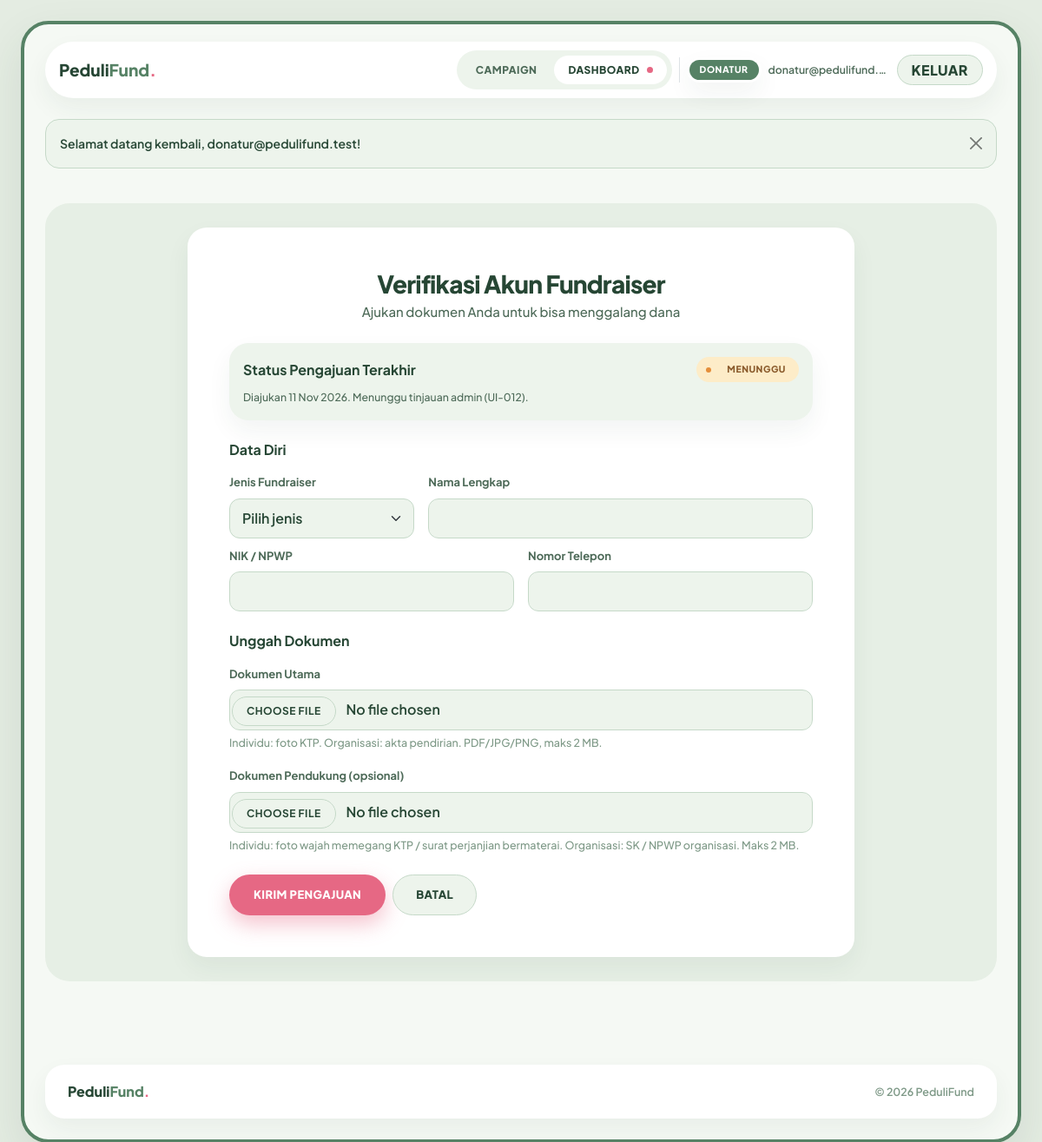
Page /ajukan_verifikasi.php (signed in) on the committed database.
### tables this page shows
CREATE TABLE IF NOT EXISTS verifikasi_fundraiser (
    id_verifikasi INT AUTO_INCREMENT PRIMARY KEY,
    id_user INT NOT NULL,
     
    jenis_fundraiser ENUM('Individu', 'Organisasi') NOT NULL,
    nama_lengkap VARCHAR(150) NOT NULL,
    nomor_identitas VARCHAR(50) NOT NULL,
    nomor_telepon VARCHAR(20) NOT NULL,
    dokumen_verifikasi VARCHAR(255) NOT NULL,
    dokumen_pendukung VARCHAR(255) NULL,
    status_dokumen ENUM('Menunggu', 'Valid', 'Ditolak') NOT NULL DEFAULT 'Menunggu',
    alasan_penolakan TEXT NULL,
    tanggal_pengajuan DATETIME NOT NULL DEFAULT CURRENT_TIMESTAMP,
    tanggal_keputusan DATETIME NULL,
    CONSTRAINT fk_verifikasi_pengguna
        FOREIGN KEY (id_user) REFERENCES pengguna (id_user)
        ON DELETE CASCADE ON UPDATE CASCADE
);

### app/controllers/AuthController.php (called while the page is built, shortened)
<?php
class AuthController
{
    private ?VerifikasiFundraiserEntity $verifikasiEntity;
    public function __construct(UserCredentialsDB $modelPengguna, ?VerifikasiFundraiserEntity $verifikasiEntity = null)
    {
        $this->verifikasiEntity = $verifikasiEntity;
    }
    public function tampilkanPengajuanVerifikasi(): void
    {
        $pengajuan = $this->verifikasiEntity !== null
            ? $this->verifikasiEntity->ambilTerbaruByUser(idPenggunaAktif())
            : null;
        $bolehAjukan = $pengajuan === null
            || $pengajuan['status_dokumen'] !== 'Ditolak'
            || bolehAjukanUlang($pengajuan['tanggal_keputusan'], date('Y-m-d'));
        $old = $_SESSION['old'] ?? [];
        require __DIR__ . '/../../views/auth/ajukan_verifikasi.php';
    }
}

### ajukan_verifikasi.php (called while the page is built)
<?php
require_once 'app/bootstrap.php';
$controller = new AuthController(new UserCredentialsDB($pdo), new VerifikasiFundraiserEntity($pdo));
$controller->tampilkanPengajuanVerifikasi();

### app/helpers/fungsi.php (called while the page is built, shortened)
<?php
function e($teks): string
{
    return htmlspecialchars((string) $teks, ENT_QUOTES, 'UTF-8');
}
function formatTanggal($tanggal): string
{
    $waktu = strtotime((string) $tanggal);
    $daftarBulan = [
        1 => 'Jan', 2 => 'Feb', 3 => 'Mar', 4 => 'Apr',
        5 => 'Mei', 6 => 'Jun', 7 => 'Jul', 8 => 'Agu',
        9 => 'Sep', 10 => 'Okt', 11 => 'Nov', 12 => 'Des'
    ];
    $hari = date('j', $waktu);
    $bulan = $daftarBulan[(int) date('n', $waktu)] ?? date('M', $waktu);
    $tahun = date('Y', $waktu);
    return $hari . ' ' . $bulan . ' ' . $tahun;
}
function kelasBadgeStatus($status): string
{
    $kelas = [
        'Pending'       => 'pf-badge--pending',
        'Menunggu'      => 'pf-badge--pending',
        'Aktif'         => 'pf-badge--aktif',
        'Disetujui'     => 'pf-badge--aktif',
        'Dicairkan'     => 'pf-badge--aktif',
        'Valid'         => 'pf-badge--aktif',
        'Ditolak'       => 'pf-badge--ditolak',
        'Dibekukan'     => 'pf-badge--ditolak',
        'Selesai'       => 'pf-badge--selesai',
        'Terverifikasi' => 'pf-badge--selesai',
    ];
    return $kelas[$status] ?? 'pf-badge--netral';
}
function idPenggunaAktif(): int
{
    if (!empty($_SESSION['pengguna_aktif']['id_user'])) {
        return (int) $_SESSION['pengguna_aktif']['id_user'];
    }
    return defined('ID_FUNDRAISER_SEMENTARA') ? ID_FUNDRAISER_SEMENTARA : 1;
}

### app/models/VerifikasiFundraiserEntity.php (called while the page is built, shortened)
<?php
class VerifikasiFundraiserEntity
{
    private PDO $pdo;
    public function __construct(PDO $pdo)
    {
        $this->pdo = $pdo;
    }
    public function ambilTerbaruByUser(int $idUser): ?array
    {
        $pernyataan = $this->pdo->prepare(
            'SELECT * FROM verifikasi_fundraiser
             WHERE id_user = :id_user
             ORDER BY id_verifikasi DESC
             LIMIT 1'
        );
        $pernyataan->execute([':id_user' => $idUser]);
        $pengajuan = $pernyataan->fetch();
        return $pengajuan !== false ? $pengajuan : null;
    }
}

### views/auth/ajukan_verifikasi.php (the view, shortened to what this page needs)
<?php
require __DIR__ . '/../layout/header.php';
$nilaiLama = static function (string $nama) use ($old): string {
    return e((string) ($old[$nama] ?? ''));
};
?>
<section class="bagian-halaman py-4">
    <div class="pf-tray">
        <div class="row justify-content-center">
            <div class="col-12 col-lg-9">
                <div class="pf-card p-4 p-md-5">
                    <div class="text-center mb-4">
                        <h1 class="pf-h1 fs-3">Verifikasi Akun Fundraiser</h1>
                        <p class="pf-subjudul mb-0 mt-1">Ajukan dokumen Anda untuk bisa menggalang dana</p>
                    </div>
                    <?php if ($pengajuan !== null): ?>
                        <div class="pf-card p-3 mb-4" style="background: var(--green-pale);">
                            <div class="d-flex flex-wrap justify-content-between align-items-center gap-2">
                                <h2 class="h6 fw-bold mb-0" style="color: var(--green-deep);">Status Pengajuan Terakhir</h2>
                                <span class="pf-badge <?= e(kelasBadgeStatus($pengajuan['status_dokumen'])) ?>">
                                    <span class="pf-badge-pil"><?= e($pengajuan['status_dokumen']) ?></span>
                                </span>
                            </div>
                            <p class="small mb-0 mt-2" style="color: var(--text-body);">
                                Diajukan <?= e(formatTanggal((string) $pengajuan['tanggal_pengajuan'])) ?>.
                                <?php if ($pengajuan['status_dokumen'] === 'Ditolak'): ?>
                                    Alasan: <?= e((string) ($pengajuan['alasan_penolakan'] ?? '-')) ?>.
                                    <?= $bolehAjukan ? 'Anda dapat mengajukan ulang sekarang.' : 'Pengajuan ulang dapat dilakukan 14 hari setelah penolakan.' ?>
                                <?php elseif ($pengajuan['status_dokumen'] === 'Valid'): ?>
                                    Akun Anda terverifikasi sebagai penggalang dana.
                                <?php else: ?>
                                    Menunggu tinjauan admin (UI-012).
                                <?php endif; ?>
                            </p>
                        </div>
                    <?php endif; ?>
                    <?php if ($bolehAjukan): ?>
                        <form action="<?= e(BASE_URL) ?>/kirim_ajukan_verifikasi.php" method="post" enctype="multipart/form-data" novalidate>
                            <h3 class="h6 fw-bold mb-3" style="color: var(--green-deep);">Data Diri</h3>
                            <div class="row g-3 mb-2">
                                <div class="col-md-4">
                                    <label class="form-label" for="jenis_fundraiser">Jenis Fundraiser</label>
                                    <select class="form-select" id="jenis_fundraiser" name="jenis_fundraiser" required>
                                        <option value="">Pilih jenis</option>
                                    </select>
                                </div>
                                <div class="col-md-8">
                                    <label class="form-label" for="nama_lengkap">Nama Lengkap</label>
                                    <input class="form-control" type="text" id="nama_lengkap" name="nama_lengkap" maxlength="150" required value="<?= $nilaiLama('nama_lengkap') ?>">
                                </div>
                            </div>
                            <div class="row g-3 mb-4">
                                <div class="col-md-6">
                                    <label class="form-label" for="nomor_identitas">NIK / NPWP</label>
                                    <input class="form-control" type="text" id="nomor_identitas" name="nomor_identitas" maxlength="50" required value="<?= $nilaiLama('nomor_identitas') ?>">
                                </div>
                                <div class="col-md-6">
                                    <label class="form-label" for="nomor_telepon">Nomor Telepon</label>
                                    <input class="form-control" type="text" id="nomor_telepon" name="nomor_telepon" maxlength="20" required value="<?= $nilaiLama('nomor_telepon') ?>">
                                </div>
                            </div>
                            <h3 class="h6 fw-bold mb-3" style="color: var(--green-deep);">Unggah Dokumen</h3>
                            <div class="mb-3">
                                <label class="form-label" for="dokumen_verifikasi">Dokumen Utama</label>
                                <input class="form-control" type="file" id="dokumen_verifikasi" name="dokumen_verifikasi" accept=".pdf,.jpg,.jpeg,.png" required>
                                <div class="form-text">Individu: foto KTP. Organisasi: akta pendirian. PDF/JPG/PNG, maks 2 MB.</div>
                            </div>
                            <div class="mb-4">
                                <label class="form-label" for="dokumen_pendukung">Dokumen Pendukung (opsional)</label>
                                <input class="form-control" type="file" id="dokumen_pendukung" name="dokumen_pendukung" accept=".pdf,.jpg,.jpeg,.png">
                                <div class="form-text">Individu: foto wajah memegang KTP / surat perjanjian bermaterai. Organisasi: SK / NPWP organisasi. Maks 2 MB.</div>
                            </div>
                            <div class="d-flex gap-2">
                                <button class="btn-pf-cta" type="submit">Kirim Pengajuan</button>
                                <a class="btn-pf-outline" href="<?= e(BASE_URL) ?>/dashboard_donatur.php">Batal</a>
                            </div>
                        </form>
                    <?php endif; ?>
                </div>
            </div>
        </div>
    </div>
</section>
<?php require __DIR__ . '/../layout/footer.php'; ?>

### assets/css/pedulifund-theme.css (style rules this page uses)
:root { --bg-outer: #E4ECE2; --bg-canvas: #F5F9F4; --bg-tray: #E6EFE5; --surface-white: #FFFFFF; --green-deep: #264634; --green-primary: #568265; --green-mid: #739B80; --green-light: #C5D9C8; --green-pale: #EDF4EC; --pink-primary: #E66884; --pink-hover: #D2526E; --pink-soft: #FADCE3; --pink-blush: #FFF0F3; --status-pending-bg: #FDECC8; --status-pending-fg: #8A5A2B; --status-pending-dot: #E58E3A; --text-main: #264634; --text-body: #4D6A58; --text-muted: #7E9987; --radius-window: 32px; --radius-tray: 28px; --radius-card: 22px; --radius-input: 12px; --radius-pill: 999px; --shadow-card: 0 12px 28px rgba(38, 70, 52, 0.06); --shadow-pink: 0 8px 20px rgba(230, 104, 132, 0.32); --shadow-pink-cta: 0 10px 25px rgba(230, 104, 132, 0.4); --shadow-window: 0 20px 50px rgba(38, 70, 52, 0.10); }
body { font-family: 'Plus Jakarta Sans', sans-serif; background-color: var(--bg-outer); color: var(--text-main); font-size: 14px; font-weight: 500; line-height: 1.6; margin: 0; padding: 0; }
.pf-h1 { font-size: clamp(28px, 4vw, 34px); font-weight: 800; color: var(--green-deep); line-height: 1.2; letter-spacing: -0.8px; margin: 0; }
.pf-subjudul { font-size: 15px; color: var(--text-body); margin: 0; }
.pf-tray { background-color: var(--bg-tray); border-radius: var(--radius-tray); padding: 28px 32px; margin-bottom: 28px; }
.pf-card { background-color: var(--surface-white); border-radius: var(--radius-card); box-shadow: var(--shadow-card); border: none; }
.bagian-halaman { margin-bottom: 1.5rem; }
.btn-pf-cta { background-color: var(--pink-primary); color: #FFFFFF; font-weight: 800; text-decoration: none; border-radius: var(--radius-pill); padding: 12px 28px; border: none; box-shadow: var(--shadow-pink-cta); transition: background-color 0.2s ease, transform 0.2s ease; display: inline-flex; align-items: center; gap: 12px; cursor: pointer; font-size: 13px; text-transform: uppercase; letter-spacing: 0.03em; }
.btn-pf-outline { background-color: var(--green-pale); color: var(--green-deep); font-weight: 800; text-decoration: none; border: 1.5px solid var(--green-light); border-radius: var(--radius-pill); padding: 12px 26px; transition: border-color 0.2s ease; display: inline-flex; align-items: center; gap: 10px; cursor: pointer; font-size: 13px; text-transform: uppercase; letter-spacing: 0.03em; }
.pf-badge { display: inline-flex; align-items: center; gap: 6px; padding: 3px; border-radius: var(--radius-pill); font-size: 10.5px; font-weight: 800; letter-spacing: 0.05em; text-transform: uppercase; white-space: nowrap; }
.pf-badge-pil { display: inline-block; padding: 3px 12px; border-radius: var(--radius-pill); }
.pf-badge--pending { background-color: var(--status-pending-bg); color: var(--status-pending-fg); }
.pf-badge--pending::before { content: ''; width: 6px; height: 6px; border-radius: 50%; background-color: var(--status-pending-dot); margin-left: 8px; flex: none; }
.form-label { font-size: 13px; font-weight: 700; color: var(--text-body); }
.form-control, .form-select { background-color: var(--green-pale); border: 1.5px solid var(--green-light); border-radius: var(--radius-input); color: var(--green-deep); font-weight: 600; padding: 10px 14px; }
.form-control::placeholder { color: var(--text-muted); font-weight: 500; }
.form-text { font-size: 12.5px; color: var(--text-muted); }

### rows in the picture
verifikasi_fundraiser: status_dokumen "MENUNGGU", tanggal_pengajuan "11 Nov 2026"

### other values in the picture
peranPenggunaAktif() "DONATUR"
penggunaAktif()['email'] "donatur@pedulifund.…"
$pesan['teks'] "Selamat datang kembali, donatur@pedulifund.test!"
